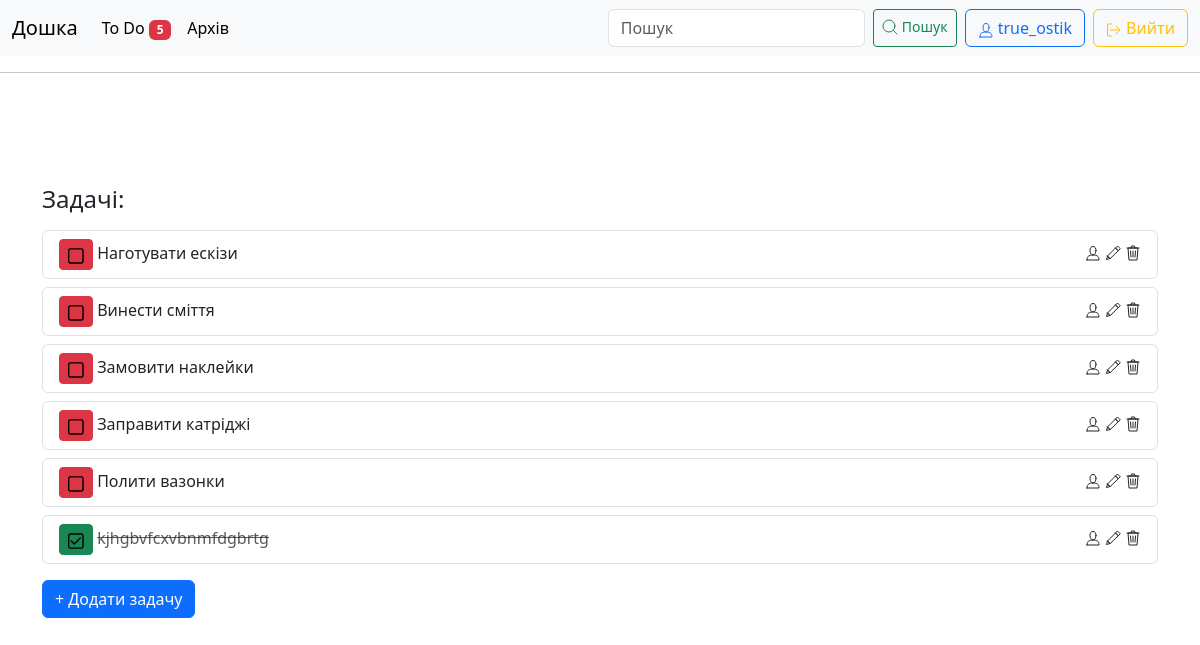
The app's page /todo (signed in), older data.
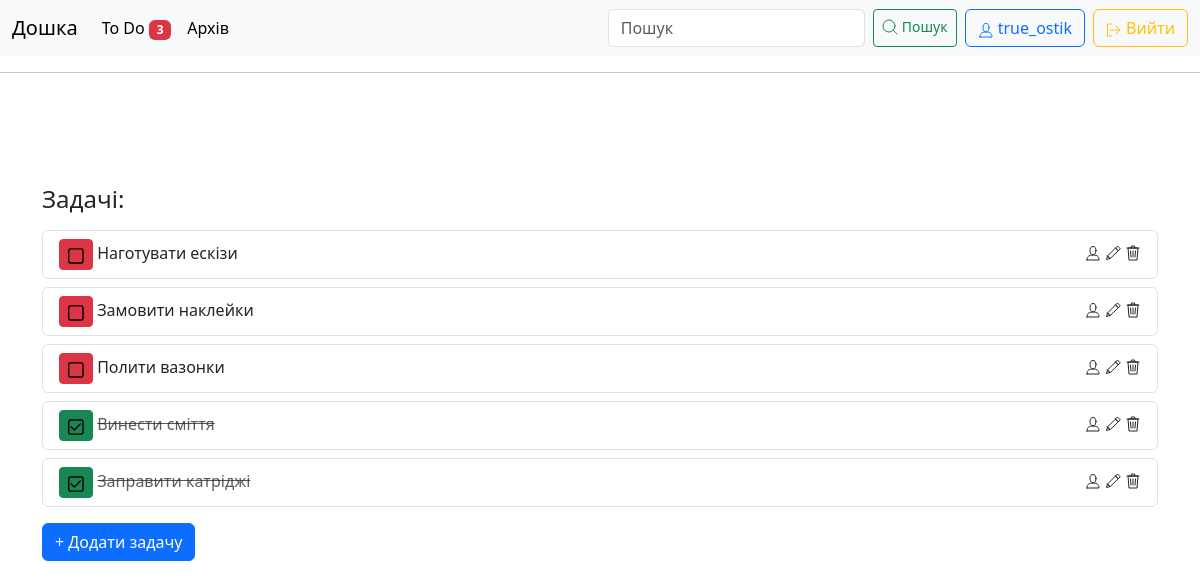
The same page, newer data.
### bord/models.py (models this page shows, shortened)
class Task (models.Model):
    user = models.ManyToManyField(User, related_name='task')
    text = models.TextField()
    date_added = models.DateTimeField(auto_now_add=True)
    done = models.BooleanField(default=False)
    def users(self):
        users = '<br>'.join([user.username for user in self.user.all()])
        return users

### bord/views.py (the view)
# urls.py: path('todo', views.todo, name='todo'),
def todo(request):
    user = request.user
    tasks = Task.objects.filter(user=user).order_by('done', '-date_added')
    context = {'tasks': tasks}
    return render(request, 'bord/todo.html', context)

### bord/templatetags/todo_templatetags.py (called while the page is built)
@register.filter
def unfinished_tasks_count(user):
    if user.is_authenticated:
        return Task.objects.filter(user=user, done=False).count()
    return 0

### bord/templates/bord/todo.html (shortened to what this page needs)
{% extends "bord/base.html" %}
{% block content %}
 <h4 class="mt-5">Задачі:</h4>
    {% for task in tasks %}
        <ul class="list-group">
          <li class="list-group-item mt-2" aria-current="true">
            <div class="d-flex w-100 justify-content-between">
                {% if task.done %}
                    <div>
                      <a class="btn btn-success btn-sm" href="{% url 'bord:check_task' task.id %}"><svg class="bi" width="16" height="16"><use xlink:href="#done"></use></svg></a>
                      <del class="text-muted">{{ task.text }}</del>
                    </div>
                {% else %}
                    <div>
                      <a class="btn btn-danger btn-sm" href="{% url 'bord:check_task' task.id %}"><svg class="bi" width="16" height="16"><use xlink:href="#empty"></use></svg></a>
                      {{ task.text }}
                    </div>
                {% endif %}
                <div>
                    <span data-toggle="popover" data-bs-trigger="hover focus" data-placement="top" data-bs-html="true" title="{{ task.users }}" data-bs-content="">
                        <svg class="bi" width="16" height="16"><use xlink:href="#i-user"></use></svg>
                    </span>
                    <a href="{% url 'bord:edit_task' task.id %}"><svg class="bi" width="16" height="16"><use xlink:href="#i-edit"></use></svg></a>
                    <svg class="bi" width="16" height="16" data-bs-toggle="modal" data-bs-target="#deleteTaskModal{{ task.id }}"><use xlink:href="#i-trash"></use></svg>
                </div>
            </div>
          </li>
        </ul>
        {% empty %}
        <p>Нема задач</p>
    {% endfor %}
    <a class="btn btn-primary mt-3" href="{% url 'bord:new_task' %}">+ Додати задачу</a>
{% endblock content %}

### bord/templates/bord/navbar.html (shortened to what this page needs)
{% load todo_templatetags %}
<nav class="navbar navbar-expand-lg bg-body-tertiary">
  <div class="container-fluid">
    <a class="navbar-brand" href="{% url 'bord:index' %}">Дошка</a>
    <div class="collapse navbar-collapse" id="navbarSupportedContent">
      <ul class="navbar-nav me-auto mb-2 mb-lg-0">
        <li class="nav-item">
            <a class="nav-link active position-relative" aria-current="page" href="{% url 'bord:todo' %}">
                To Do
                <span class="badge bg-danger">
                {{ request.user|unfinished_tasks_count }}
                </span>
            </a>
        </li>
        <li class="nav-item">
          <a class="nav-link active" aria-current="page" href="{% url 'bord:archive' %}">Архів</a>
        </li>
      </ul>
      <form class="d-flex" role="search" id="search-form" method="get" action="{% url 'bord:search' %}">
        <input class="form-control me-2" type="text" placeholder="Пошук" aria-label="Search" name="query">
        <button class="btn btn-sm btn-outline-success me-2" type="submit">
          <span class="d-inline-flex align-items-center">
            <svg class="bi" width="16" height="16"><use xlink:href="#i-search"></use></svg>
            <span class="ms-1">Пошук</span>
          </span>
        </button>
      </form>
        <ul class="navbar-nav ml-auto">
            {% if user.is_authenticated %}
                <li class="nav-item">
                    <a class="btn btn-outline-primary me-2"><svg class="bi" width="16" height="16"><use xlink:href="#i-user"></use></svg> {{ user.username }}</a>
                </li>
                <li class="nav-item">
                    <a class="btn btn-outline-warning" href="{% url 'users:logout' %}"><svg class="bi" width="16" height="16"><use xlink:href="#i-signout"></use></svg> Вийти</a>
                </li>
            {% endif %}
        </ul>
    </div>
  </div>
</nav>
<hr>

Row changes from the older to the newer data that the page shows:
removed Task: text "kjhgbvfcxvbnmfdgbrtg"
shown differently, row unchanged: Task "Замовити наклейки": moves up the list
shown differently, row unchanged: Task "Полити вазонки": moves up the list
changed Task "Винести сміття": done False → True (drawn)
changed Task "Заправити катріджі": done False → True (drawn)
Text that changed along with them:
{{ request.user|unfinished_tasks_count }}: "5" → "3"
